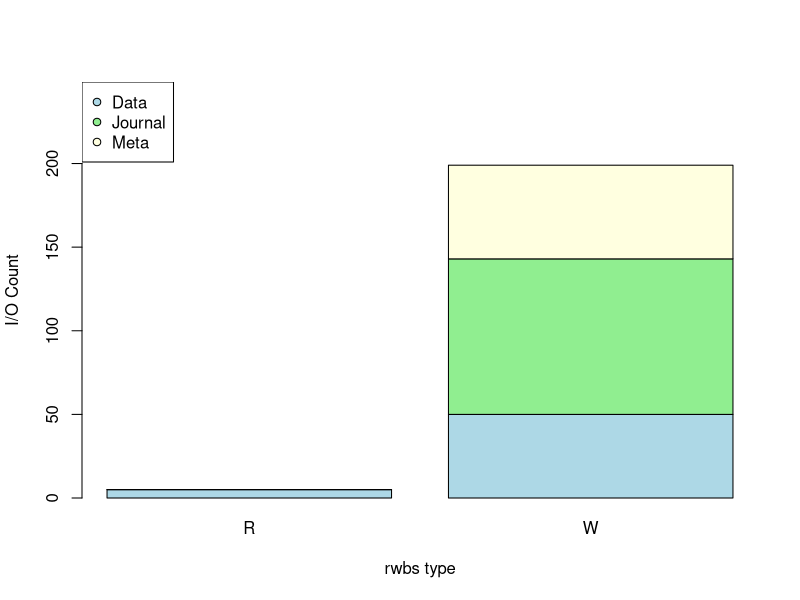
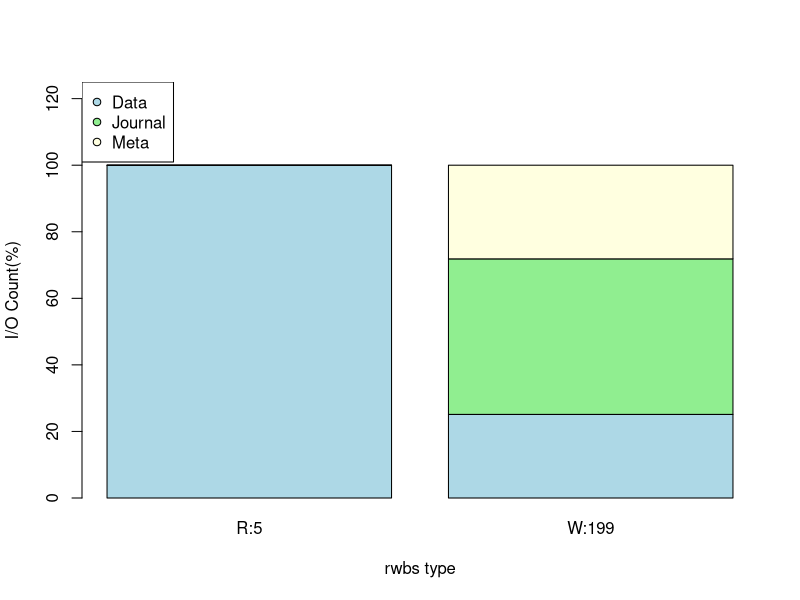
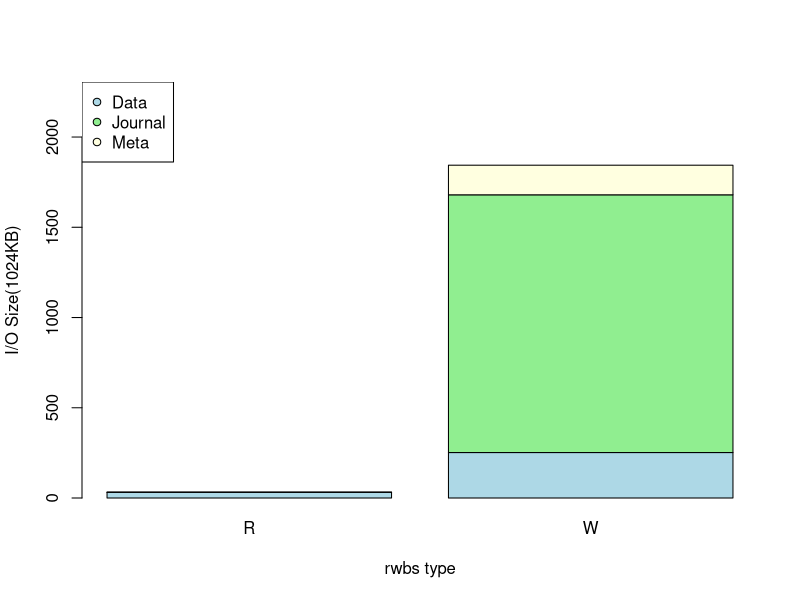
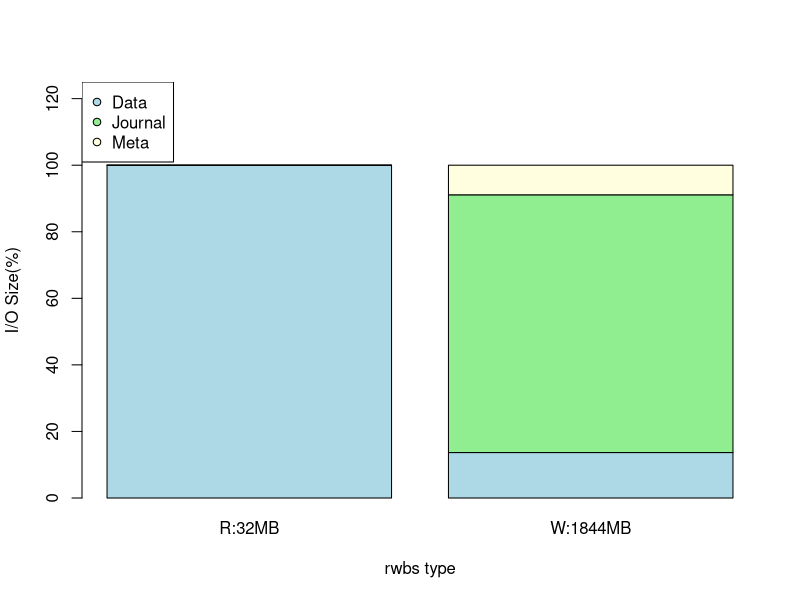
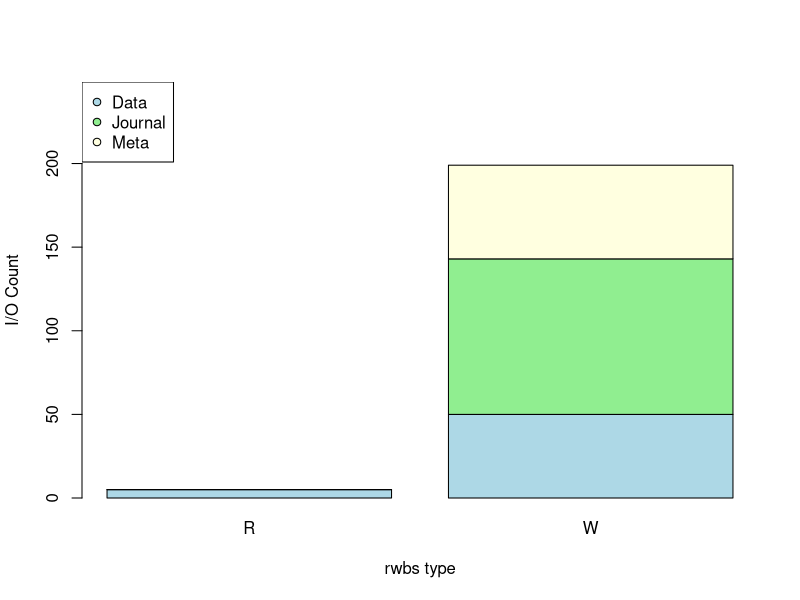
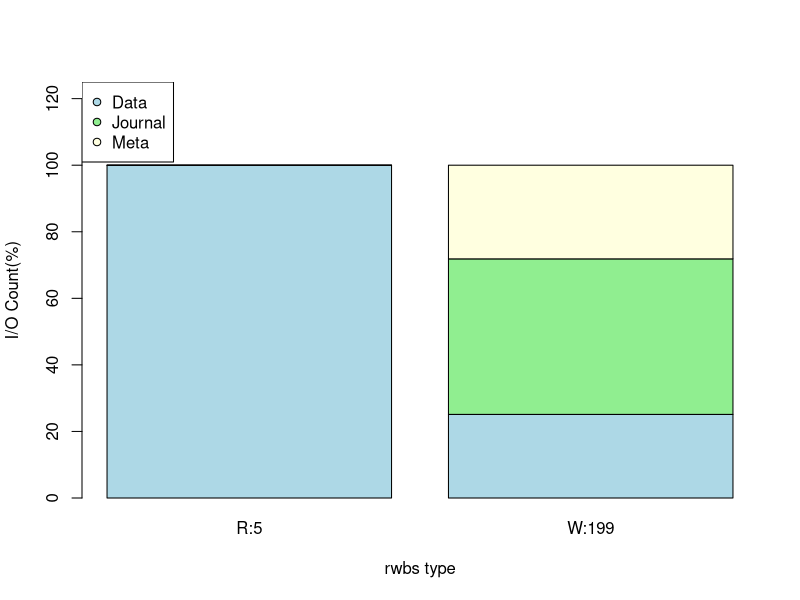
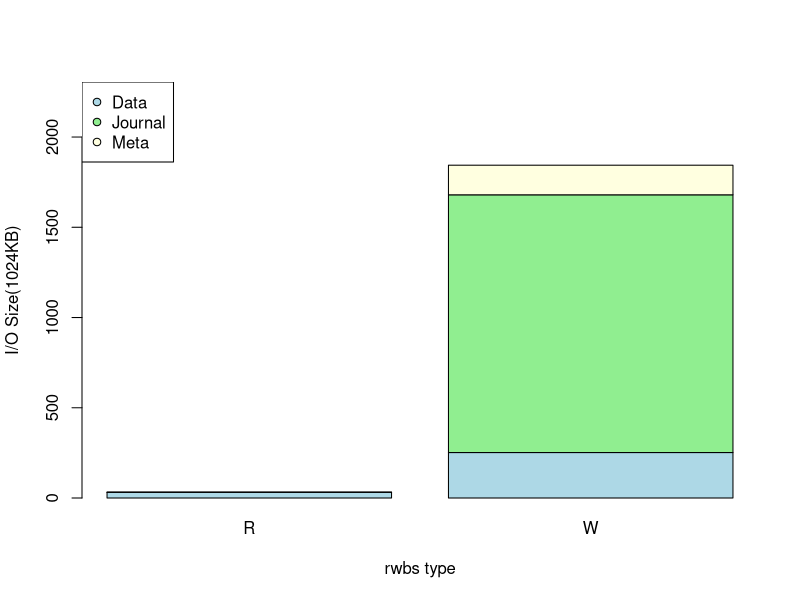
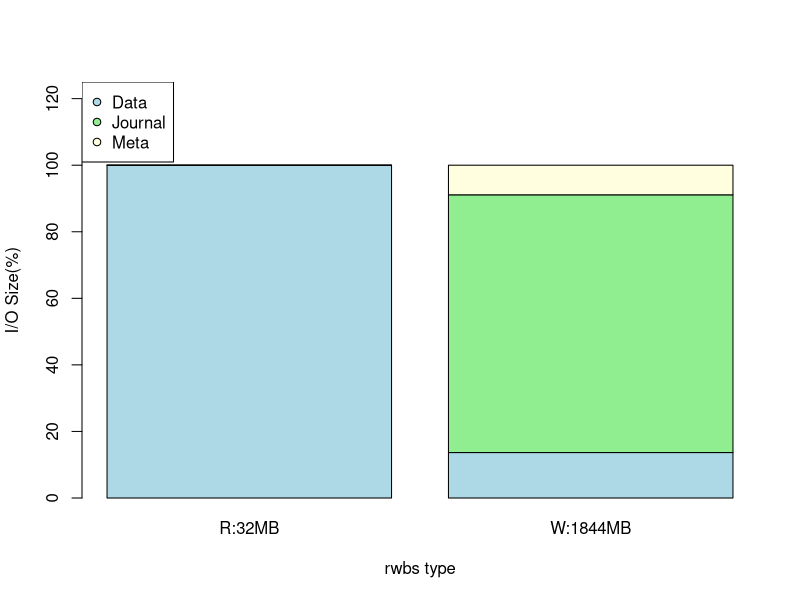

R code for these plots, in order:
# rscript.r(Cumulative Bar Plot-Block type)
# Output Option(-o)
fun_output <- function(){
	flag = FALSE
	args <- commandArgs(trailingOnly = TRUE)
	if(length(args) != 0){
        	for(i in 1:length(args)){
                	if(args[i] == '-o'){
                        	flag = TRUE
				dir = paste("save", args[i+1], sep="/")
                        	if(args[i+2] == 'pdf')
                                	pdf(dir) # width = 9, height = 5)
                        	if(args[i+2] == 'wmf')
                                	win.metafile(dir)
                        	if(args[i+2] == 'png')
                                	png(dir)
                        	if(args[i+2] == 'jpg')
                                	jpeg(dir)
                        	if(args[i+2] == 'bmp')
                                	bmp(dir)
                        	if(args[i+2] == 'ps')
                                	postscript(dir)
                	}
        	}
	}		
	if(flag == FALSE){
        	pdf('save/B-Rplots.pdf')
	}
}
fun_output2 <- function(){
	jpeg('save/B-Rplot%03d.jpg')
}

fun_rwbs1 <- function(){ # block to rwbs, I/O Count
	most <- read.table("block_rwbs1.dat")
	most_matrix <- data.matrix(most)
	trans <- t(most_matrix)
	trans_select <- trans[, !colSums(trans)==0]
	yrange<-c(0,max(colSums(trans_select))*1.25)
	barplot(trans_select,  xlab = "rwbs type", ylab = "I/O Count", col=c("lightblue","lightgreen", "lightyellow"), ylim = yrange)
	legend("topleft", legend=c("Data", "Journal", "Meta"), pch=21, pt.bg=c("lightblue","lightgreen", "lightyellow"))
}
fun_rwbs2 <- function(){ # block to rwbs, I/O Count(%)
        most <- read.table("block_rwbs2.dat")
        most_matrix <- data.matrix(most)
        trans <- t(most_matrix)
        trans_select <- trans[, !colSums(trans)==0]
        yrange<-c(0,max(colSums(trans_select))*1.25)
        barplot(trans_select,  xlab = "rwbs type", ylab = "I/O Count(%)", col=c("lightblue","lightgreen", "lightyellow"), ylim = yrange)
        legend("topleft", legend=c("Data", "Journal", "Meta"), pch=21, pt.bg=c("lightblue","lightgreen", "lightyellow"))
}
fun_rwbs3 <- function(){ # block to rwbs, I/O Size(1024kb)
        most <- read.table("block_rwbs3.dat")
        most_matrix <- data.matrix(most)
        trans <- t(most_matrix)
        trans_select <- trans[, !colSums(trans)==0]
        yrange <- c(0,max(colSums(trans_select))*1.25)
        barplot(trans_select,  xlab = "rwbs type", ylab = "I/O Size(1024KB)", col=c("lightblue","lightgreen", "lightyellow"), ylim = yrange)
        legend("topleft", legend=c("Data", "Journal", "Meta"), pch=21, pt.bg=c("lightblue","lightgreen", "lightyellow"))
}
fun_rwbs4 <- function(){ # block to rwbs, I/O Size(%)
        most <- read.table("block_rwbs4.dat")
        most_matrix <- data.matrix(most)
        trans <- t(most_matrix)
        trans_select <- trans[, !colSums(trans)==0]
        yrange<-c(0,max(colSums(trans_select))*1.25)
        barplot(trans_select,  xlab = "rwbs type", ylab = "I/O Size(%)", col=c("lightblue","lightgreen", "lightyellow"), ylim = yrange)
        legend("topleft", legend=c("Data", "Journal", "Meta"), pch=21, pt.bg=c("lightblue","lightgreen", "lightyellow"))
}

fun_action <- function(){
        most <- read.table("block_action.dat")
        most_matrix <- data.matrix(most)
        trans <- t(most_matrix)
        trans_select <- trans[, !colSums(trans)==0]
        barplot(trans_select,  xlab = "action", ylab = "I/O Count", col=c("lightblue","lightgreen", "lightyellow"))
        legend("topleft", legend=c("Data", "Journal", "Meta"), pch=21, pt.bg=c("lightblue","lightgreen", "lightyellow"))
}

# main
main <- function(){
	fun_output()
	fun_rwbs1()
	fun_rwbs2()
	fun_rwbs3()
	fun_rwbs4()
	#fun_action()
	fun_output2()
	fun_rwbs1()
	fun_rwbs2()
	fun_rwbs3()
	fun_rwbs4()
	garbage <- dev.off()
	#fun_action()
}
main()

